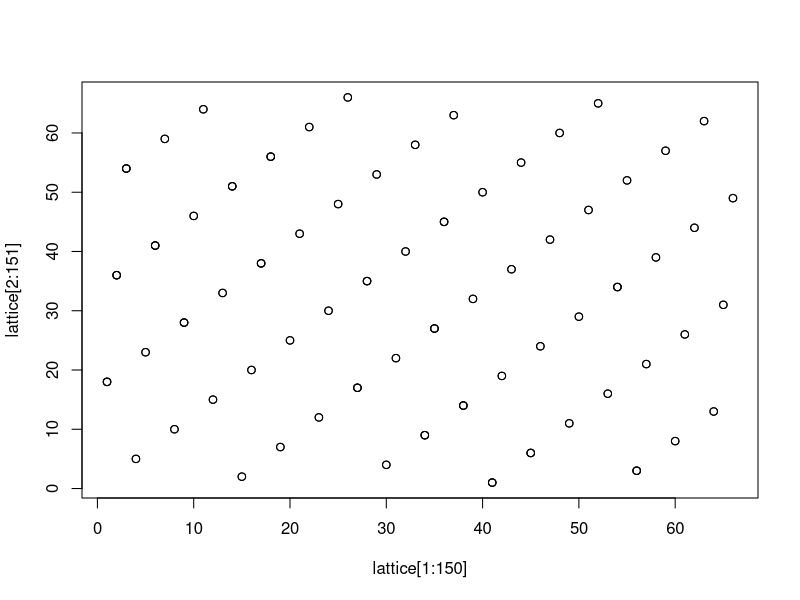
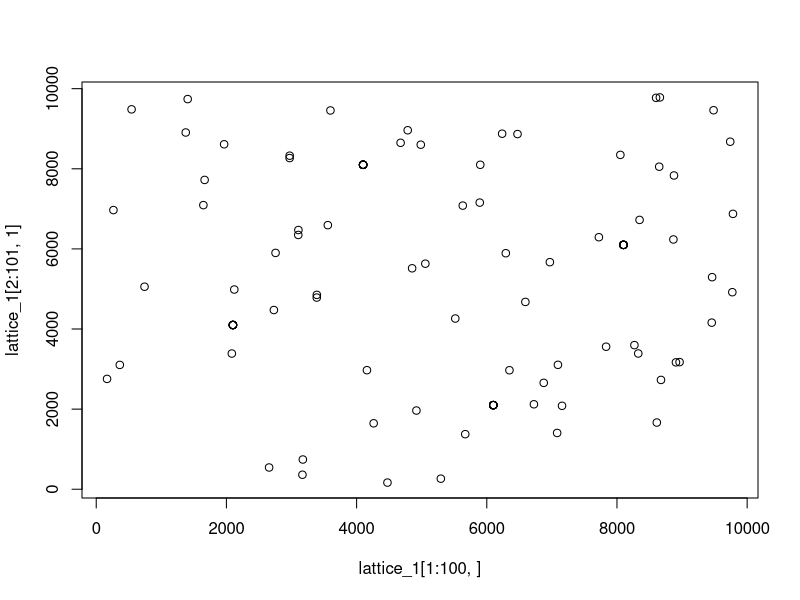

The R source for these figures, in order:
#Exercícios Ripley - Stochastic Simulation
#Ex.1 - Gerador Middle-Square de von Neumann


vonNeumann <- function(n, seed){
res <- matrix(nrow = n+1, ncol = 1)
  res[1,1] <- seed
  for(i in c(1:n)){
    a <- nchar(res[i,1]^2)
    b <- ((nchar(res[i,1]^2)/4)-1)*2
      res[1+i,1] <- round((res[i,1]^2 %% 10^(a-floor(b)))%/%10^ceiling(b))
  }
return(res)
}

vonNeumann(n = 100, seed = 8650)
vonNeumann(n = 100, seed = 8651)
vonNeumann(n = 100, seed = 8652)
vonNeumann(n = 100, seed = 8653)
vonNeumann(n = 100, seed = 8654)
vonNeumann(n = 100, seed = 8655)
vonNeumann(n = 100, seed = 8656)
vonNeumann(n = 100, seed = 8657)
vonNeumann(n = 100, seed = 8658)
lattice_1 <- vonNeumann(n = 100, seed = 8659)

#Ex. 4, 5 e 6 Geradores congruenciais

congGen <- function(seed, M, multiplier, shift, n){
unif <- matrix(nrow=n+1, ncol = 1)
unif[1,1] <- seed
for(i in c(1:n)){
unif[i+1,1] <- (multiplier*unif[i,1] + shift) %% M
  }
return(unif)
}

congGen(seed = 1.97, M = 1, multiplier = 1013, shift = 0, n =50)

congGen(seed = 2, M = 64, multiplier = 29, shift = 17, n =50)
congGen(seed = 2, M = 64, multiplier = 9, shift = 1, n =50)
congGen(seed = 2, M = 64, multiplier = 13, shift = 0, n =50)
congGen(seed = 2, M = 64, multiplier = 11, shift = 0, n =50)

#Período = 33
congGen(seed = 2, M = 67, multiplier = 10, shift = 0, n =50)
#Período = 66
congGen(seed = 2, M = 67, multiplier = 12, shift = 0, n =150)
#Período = 99
congGen(seed = 2, M = 67, multiplier = 16, shift = 0, n =150)
#Período = 132
lattice <- congGen(seed = 2, M = 67, multiplier = 18, shift = 0, n =150)

#Plotando retículados dos números gerados:
plot(x = lattice[1:150], y = lattice[2:151])
plot(lattice_1[1:100,], lattice_1[2:101,1])

#2.16 implemente os testes de independencia (Gaps, runs e permutações) 
#e uniformidade:
#usando alpha = .4 e beta = .6
expected <- matrix(nrow = 6, ncol = 3)

for(i in c(3:6)){
expected[i,1] <- i + 2
expected[i,2] <- dgeom(x = i + 2, prob = .2)
expected[i,3] <- dgeom(x = i + 2, prob = .2)*12
expected[2,1] <- 1
expected[2,2] <- dgeom(x = 1, prob = .2)
expected[2,3] <- dgeom(x = 1, prob = .2)*12
expected[1,1] <- 0
expected[1,2] <- dgeom(x = 0, prob = .2)
expected[1,3] <- dgeom(x = 0, prob = .2)*12
}
chi <- cbind(expected, c(3,4,1,1,2,1))
stat <- sum((chi[,4] - chi[,3])^2 / chi[,3])
1-pchisq(q = stat, df = 5)
